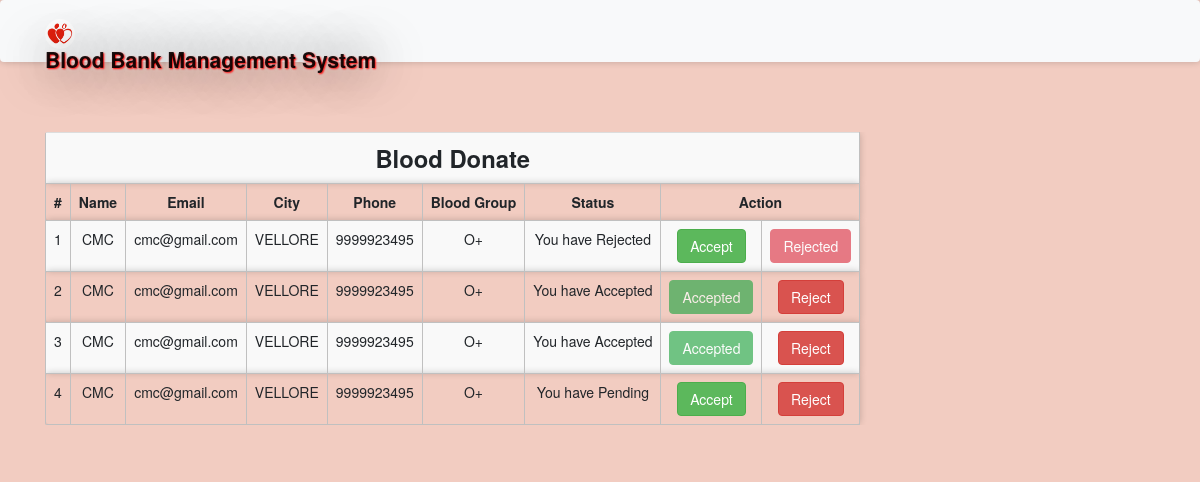
The page /blooddonate.php (signed in) on the database its author committed.
### tables this page shows
CREATE TABLE IF NOT EXISTS `blooddonate` (
  `donoid` int(11) NOT NULL AUTO_INCREMENT,
  `rid` int(11) NOT NULL,
  `hid` int(11) NOT NULL,
  `bg` varchar(11) NOT NULL,
  `status` varchar(100) NOT NULL DEFAULT 'Pending',
  PRIMARY KEY (`donoid`),
  KEY `rid` (`rid`)
);

CREATE TABLE IF NOT EXISTS `hospitals` (
  `id` int(11) NOT NULL AUTO_INCREMENT,
  `hname` varchar(100) NOT NULL,
  `hemail` varchar(100) NOT NULL,
  `hpassword` varchar(100) NOT NULL,
  `hphone` varchar(100) NOT NULL,
  `hcity` varchar(100) NOT NULL,
  PRIMARY KEY (`id`)
);

### message.php (called while the page is built, shortened)
<?php $counter=0; if(isset($_GET['msg'])) { ?>
	<div class="col-5 alert alert alert-success alert-dismissible fade show card" id="message">
		<button type="button" class="close" data-dismiss="alert" title="close">&times;</button><?php echo $_GET['msg'];?>
	</div>
<?php }?>

### blooddonate.php (the view, shortened to what this page needs)
<?php
require 'file/connection.php';
  if(!isset($_SESSION['rid']))
  {
  header('location:login.php');
  }
  else {
    $rid = $_SESSION['rid'];
    $sql = "SELECT blooddonate.*, hospitals.* from blooddonate, hospitals where rid='$rid' && blooddonate.hid=hospitals.id";
    $result = mysqli_query($conn, $sql);
?>
<!DOCTYPE html>
<html>
<?php require 'head.php'; ?>
<body>
	<?php require 'header1.php'; ?>
	<div class="container cont">
		<?php require 'message.php'; ?>
	<table class="table table-responsive table-striped rounded mb-5">
		<tr><th colspan="9" class="title">Blood Donate</th></tr>
		<tr>
			<th>#</th>
			<th>Name</th>
			<th>Email</th>
			<th>City</th>
			<th>Phone</th>
			<th>Blood Group</th>
			<th>Status</th>
			<th colspan="2">Action</th>
		</tr>
		<?php while($row = mysqli_fetch_array($result)) { ?>
		<tr>
			<td><?php echo ++$counter;?></td>
			<td><?php echo $row['hname'];?></td>
			<td><?php echo $row['hemail'];?></td>
			<td><?php echo $row['hcity'];?></td>
			<td><?php echo $row['hphone'];?></td>
			<td><?php echo $row['bg'];?></td>
<td><?php echo 'You have '.$row['status'];?></td>
			<td><?php if($row['status'] == 'Accepted'){ ?> <a href="" class="btn btn-success disabled">Accepted</a> <?php }
			else{ ?>
				<a href="file/acceptd.php?donoid=<?php echo $row['donoid'];?>" class="btn btn-success">Accept</a>
			<?php } ?>
			</td>
			<td><?php if($row['status'] == 'Rejected'){ ?> <a href="" class="btn btn-danger disabled">Rejected</a> <?php }
			else{ ?>
				<a href="file/rejectd.php?donoid=<?php echo $row['donoid'];?>" class="btn btn-danger">Reject</a>
			<?php } ?>
			</td>
		</tr>
		<?php } ?>
	</table>
</div>
</body>
</html>
<?php } ?>

### css/style.css (style rules this page uses)
.cont { padding-top: 40px; text-align: justify; font-size: 1em; }
.card ,nav, .footer,tr,video { border-radius: 3px; transition: all 200ms ease-out; box-shadow: 0px 0px 7px rgba(0, 0, 0, 0.2); }
tr,th,td { border:0.1px solid silver; text-align: center; }
.title { font-weight: bold; font-size: 1.7em; text-transform: capitalize; text-align: center; }
a:link { text-decoration: none; }

### blooddonate.php (style rules this page uses)
body { background: url(image/p4.jpg) no-repeat center; background-size: cover; min-height: 0; height: 650px; }

### rows shown on the page
blooddonate: hospitals.hname "CMC", hospitals.hemail "cmc@gmail.com", hospitals.hcity "VELLORE", hospitals.hphone "9999923495", bg "O+", status "Rejected"
blooddonate: hospitals.hname "CMC", hospitals.hemail "cmc@gmail.com", hospitals.hcity "VELLORE", hospitals.hphone "9999923495", bg "O+", status "Accepted"
blooddonate: hospitals.hname "CMC", hospitals.hemail "cmc@gmail.com", hospitals.hcity "VELLORE", hospitals.hphone "9999923495", bg "O+", status "Accepted"
blooddonate: hospitals.hname "CMC", hospitals.hemail "cmc@gmail.com", hospitals.hcity "VELLORE", hospitals.hphone "9999923495", bg "O+", status "Pending"
